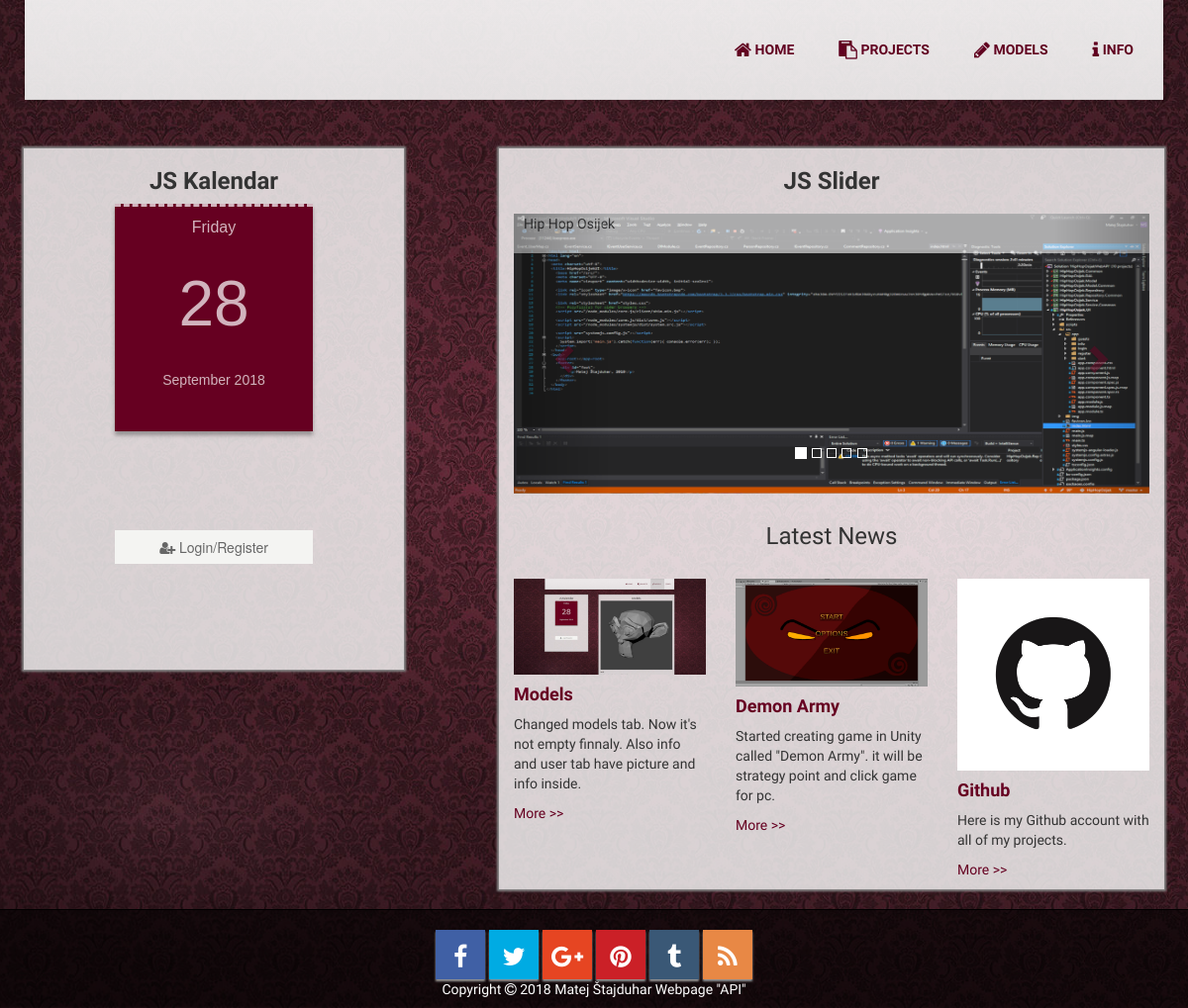
The page / on the database its author committed.
### tables this page shows
CREATE TABLE `news` (
  `id` int(11) NOT NULL,
  `naslov` varchar(50) NOT NULL,
  `link` varchar(100) DEFAULT NULL,
  `tekst` varchar(1000) NOT NULL
);

### index.php (the view, shortened to what this page needs)
<!DOCTYPE html>
<html>
	<head>
		<?php include_once 'Shared/header.php'; ?>
	</head>
	<body>
		<div class="wrapper">
		<?php include_once 'Shared/navbar.php'; ?>
		<div class="sadrzaj">
			<div class="container">
				<div class="row">
					<div class="col-sm-4">
						<?php include_once 'Shared/carelo.php'; ?>
					</div>
					<div class="col-sm-7 col-sm-offset-1">
						<h3><strong>JS Slider</strong></h3>
						<div style="width: 100%; top: 10px;" id="the-slider" class="carousel slide" data-ride="carousel">
							<ol class="carousel-indicators">
								<li data-target="#the-slider" data-slide-to="0" class="active"></li>
								<li data-target="#the-slider" data-slide-to="1"></li>
								<li data-target="#the-slider" data-slide-to="2"></li>
								<li data-target="#the-slider" data-slide-to="3"></li>
								<li data-target="#the-slider" data-slide-to="4"></li>
							</ol>
							<div class="carousel-inner">
								<div class="item active">
									<img src="images/image-slider-1.png" class="img-responsive" alt="...">
									<div class="caption">
										<span>Hip Hop Osijek</span>
									</div>
								</div>
							</div>
							<a class="left carousel-control" href="#the-slider" role="button" data-slide="prev">
								<span class="glyphicon glyphicon-chevron-left"></span>
							</a>
							<a class="right carousel-control" href="#the-slider" role="button" data-slide="next">
								<span class="glyphicon glyphicon-chevron-right"></span>
							</a>
						</div>
						<br>
						<h3>Latest News</h3>
						<div class="content row" style="padding-top: 20px;">
							<div class="col-md-4">
								<?php
								try {
									include_once 'konfig.php';
  									$veza = new PDO($dsn, $user, $password);
  									$izraz = $veza->prepare("select * from news where id = (select max(id) from news);");
  									$izraz->execute();
  									$rez = $izraz->fetch();
  								?>
								<p><img src="images/news/<?php echo $rez['naslov']?>.jpg" width="100%;" height="auto;" alt=""></p>
								<h4><strong><?php echo $rez['naslov']; ?></strong></h4>
								<p style="overflow-x: hidden;width: 100%;"><?php echo $rez['tekst']; ?></p>
										<p><a target="_blank" href="<?php echo $rez['link']; ?>">More >></a></p>
								<?php
								} catch (PDOException $e) {
									print_r($e);
								}
								?>
							</div>
							<div class="col-md-4">
								<?php
								try {
  									$veza = new PDO($dsn, $user, $password);
  									$izraz = $veza->prepare("select * from news where id = (select max(id)-1 from news);");
  									$izraz->execute();
  									$rez = $izraz->fetch();
  								?>
								<p><img src="images/news/<?php echo $rez['naslov']?>.jpg" width="100%;" height="auto;" alt=""></p>
								<h4><strong><?php echo $rez['naslov']; ?></strong></h4>
								<p style="overflow-x: hidden;width: 100%;"><?php echo $rez['tekst']; ?></p>
										<p><a target="_blank" href="<?php echo $rez['link']; ?>">More >></a></p>
								<?php
								} catch (PDOException $e) {
									print_r($e);
								}
								?>
							</div>
							<div class="col-md-4">
								<?php
								try {
  									$veza = new PDO($dsn, $user, $password);
  									$izraz = $veza->prepare("select * from news where id = (select max(id)-2 from news);");
  									$izraz->execute();
  									$rez = $izraz->fetch();
  								?>
								<p><img src="images/news/<?php echo $rez['naslov']?>.jpg" width="100%;" height="auto;" alt=""></p>
								<h4><strong><?php echo $rez['naslov']; ?></strong></h4>
								<p style="overflow-x: hidden;width: 100%;"><?php echo $rez['tekst']; ?></p>
										<p><a target="_blank" href="<?php echo $rez['link']; ?>">More >></a></p>
								<?php
								} catch (PDOException $e) {
									print_r($e);
								}
								?>
							</div>
						</div>
					</div>
				</div>
			</div>
		</div>
		<?php include_once 'Shared/footer.php'?>
	</div>
</body>
</html>

### style.css (style rules this page uses)
body { font-family: 'Ubuntu', sans-serif; padding-top: 150px; background: url("images/3.jpg"); z-index: 1; background-position: center center; background-repeat: no-repeat; background-attachment: fixed; background-size: cover; background-color: #464646; padding-bottom: 20px; }
* { border-radius: 0 !important; }
.container { max-width: 1152px; margin-left: auto; margin-right:auto; transition: top 0.2s ease-in-out; }
h4 { font-family: font-family: 'Ubuntu', sans-serif; }
.col-sm-4 { background-color: rgba(255, 255, 255, 0.8); -moz-box-shadow: 0 0 2px 2px #888; -webkit-box-shadow: 0 0 2px 2px#888; box-shadow: 0 0 2px 2px #888; margin-right: 0px; text-align: center; padding-bottom: 7px; }
.col-sm-7 { background-color: rgba(255, 255, 255, 0.8); -moz-box-shadow: 0 0 2px 2px #888; -webkit-box-shadow: 0 0 2px 2px#888; box-shadow: 0 0 2px 2px #888; font-family: 'Ubuntu', sans-serif; }
.col-sm-7 h3 { text-align: center; }
.col-md-4 p { text-align: left; }
.col-md-4 a:link { text-decoration: none; color: #660021; }
.col-sm-7 a:link { text-decoration: none; color: #660021; }
.col-md-4 h4 { color: #660021; }
.caption { position: absolute; top: 0; left: 0; background: white; width: 100%; height: 40px; opacity: 0.6; }
.item span { padding-left: 10px; }

### rows shown on the page
news: naslov (picture), naslov "Models", tekst "Changed models tab. Now it's not empty finnaly. Also info and user tab have picture and info inside."
news: naslov (picture), naslov "Demon Army", tekst "Started creating game in Unity called \"Demon Army\". it will be strategy point and click game for pc."
news: naslov (picture), naslov "Github", tekst "Here is my Github account with all of my projects."
